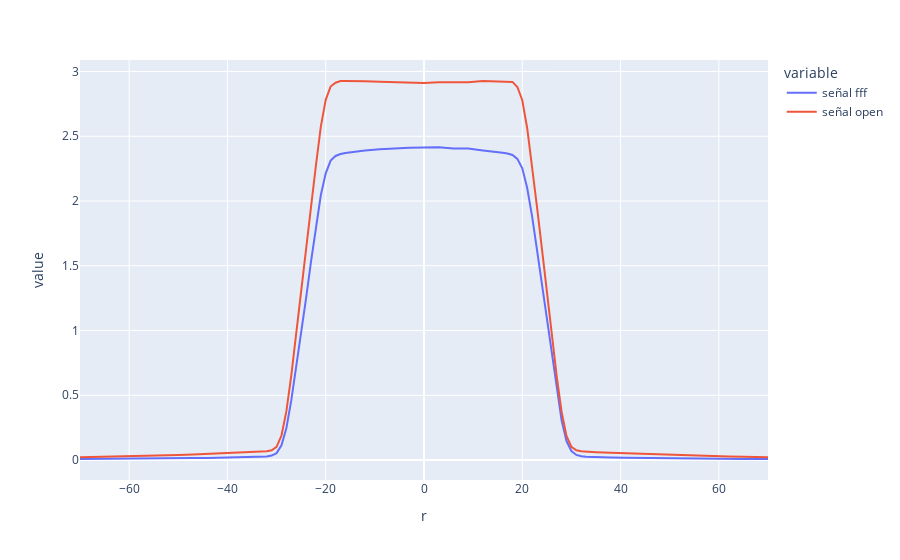

The notebook cell this image was saved under:
### Code cell
pinopen.merge(pinFFF).merge(pin).set_index('r')[['señal fff', 'señal open']].plot()
